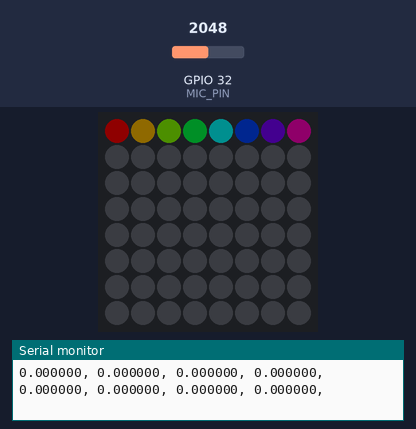
The sketch below on a simulated ESP32. Parts: 8×8 RGB LED matrix (first LED top left, wired row by row), the last lines printed to the serial monitor. Inputs (shaded band) come from the test bench; at power-on: GPIO 32 (MIC_PIN) = 2048. Dim RGB values are drawn brighter than linear.

Above: at 1.2 s.
1.3 s: GPIO 32 (MIC_PIN) set to 160
At 1.49 s:
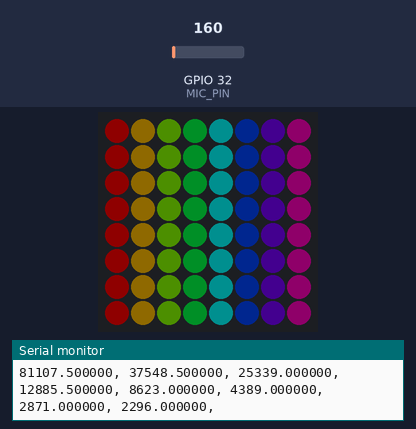
2.9 s: GPIO 32 (MIC_PIN) set to 240
At 3.09 s:
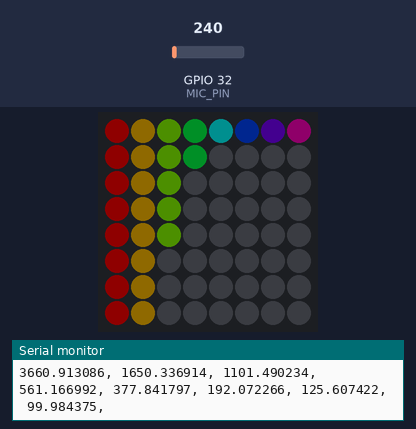
4.6 s: GPIO 32 (MIC_PIN) set to 0
At 4.85 s:
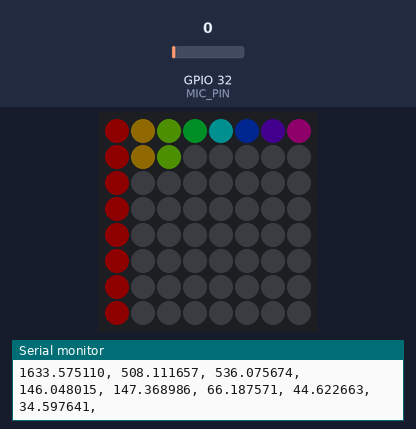
Timing chart, 0 to 7.6 s (numbered marks = the images above; inputs shaded):
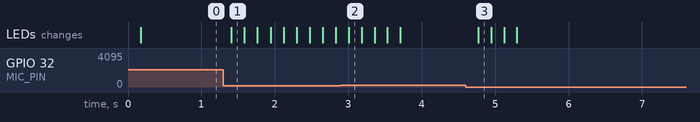

The sketch:

music_visualizer.ino
```cpp
#include <arduinoFFT.h>
#include <Adafruit_NeoPixel.h>
#include <stdint.h>

// Micorphone pins
const int MIC_PIN = 32;
const int GAIN_PIN = 5;

//
const uint32_t SAMPLING_FREQUENCY = 40000;
const uint32_t SAMPLING_PERIOD_uS = (1.0 / SAMPLING_FREQUENCY) * 1000000; // Sampling period in microseconds
const int SAMPLE_COUNT = 1024; // Muset be a power of two
const int USABLE_MAGNITUDE_COUNT = SAMPLE_COUNT / 2;

// Declare Arduino FFT Object
double vReal[SAMPLE_COUNT];
double vImag[SAMPLE_COUNT];
ArduinoFFT<double> FFT = ArduinoFFT<double>(vReal, vImag, SAMPLE_COUNT, SAMPLING_FREQUENCY);

// FFT Processing
const double MAGNITUDE_SCALE_FACTOR =200.0;
const double MAGNITUDE_THRESHOLD = 200.0;


const int PIXEL_COUNT = 64;
const int PIXEL_PIN = 13;
const uint8_t PIXEL_BRIGHTNESS = 15;
static Adafruit_NeoPixel pixels(PIXEL_COUNT, PIXEL_PIN, NEO_GRB + NEO_KHZ800);
const uint16_t PIXEL_ROWS = 8;
const uint16_t PIXEL_COLUMNS = 8;


const size_t BINS_PER_COL = USABLE_MAGNITUDE_COUNT / PIXEL_COLUMNS;

static double multipliers[PIXEL_COLUMNS] = {0.9, 1, 1.5, 1.5, 2, 2.0, 2.5, 4};
static uint16_t binsPerColumn[PIXEL_COLUMNS] = {3, 4, 6, 12, 25, 47, 92, 323};

static double averageMagnitudes[PIXEL_COLUMNS];
static double runningAverageMagnitude[PIXEL_COLUMNS];
static uint16_t columnHeights[PIXEL_COLUMNS];
static uint32_t columnColors[PIXEL_COLUMNS];


static void setArrColor(uint16_t row, uint16_t col, uint32_t color);
static void initColumnColors();
static void averageBinsToColumns();
static void normalize();
static void runningAverage();
static uint16_t mapMagnitudeToHeight(int magnitude);
static void displayColumns();
void displayFFT();

static void setArrColor(uint16_t row, uint16_t col, uint32_t color) {
  row = min(row, static_cast <uint16_t>(PIXEL_ROWS - 1u));
  col = min(col, static_cast <uint16_t>(PIXEL_COLUMNS - 1u));

  uint16_t pixel;
  uint16_t corrected_col = (row%2) ? PIXEL_COLUMNS - 1 - col : col;
  pixel = row * PIXEL_COLUMNS + corrected_col;

  pixels.setPixelColor(pixel, color);
}

// Initialize the array which stores the colors for each channel
static void initColumnColors() {
  uint16_t hue;
  for(size_t i = 0; i < PIXEL_COLUMNS; i++) {
    hue = (0xffff/PIXEL_COLUMNS) * i;
    columnColors[i] = pixels.ColorHSV(hue, 255, 255);
  }
}


// Take all of the frequency bins and average them into PIXEL_COLUMNS number of groups.
static void averageBinsToColumns() {
    float diff;
    double avg_mag;
    uint16_t bin = 0;

    for(size_t i = 0; i < PIXEL_COLUMNS; i++) {
      averageMagnitudes[i] = 0;
      // Human perception of sound is not linear. We will group the lower frequency bins
      // in smaller groups.
      // This will provide a more visually pleasing affect, and be a little more
      // reflective of how the sound is perceived
      for(size_t j = 0; j < binsPerColumn[i]; j++) {
        averageMagnitudes[i] += vReal[bin] / binsPerColumn[i]; // / BINS_PER_COL;
        bin++;
      }
    }
}


// Normalize the values
// The FFT calculations result in the lower frequencies
// having higher magnitudes. To correct for that we
static void normalize(){
  for(uint16_t i = 0; i < PIXEL_COLUMNS; i++) {
    averageMagnitudes[i] *= multipliers[i];
  }
}


// Running average,
// Smooths out the magnitude changes over time.
static void runningAverage() {
  for(uint16_t col = 0; col < PIXEL_COLUMNS; col++) {
    runningAverageMagnitude[col] = (static_cast <int>(averageMagnitudes[col]) + runningAverageMagnitude[col])/ 2;
  }
  for(uint16_t i = 0; i < PIXEL_COLUMNS; i++) {
    Serial.printf("%lf, ", runningAverageMagnitude[i]);
   }
  Serial.println();
}


// Convert the magnitudes, which are a double, into a height, which is an integer
// Scale them
static uint16_t mapMagnitudeToHeight(int magnitude) {
  uint16_t corrected_magnitude;
  if (magnitude > MAGNITUDE_THRESHOLD) {
    corrected_magnitude = magnitude - MAGNITUDE_THRESHOLD;
  }
  else {
    corrected_magnitude = 0;
  }
  // uint16_t corrected_magnitude = (magnitude > MAGNITUDE_THRESHOLD) ? magnitude - MAGNITUDE_THRESHOLD : 0;
  uint16_t height = static_cast <uint16_t>( corrected_magnitude / MAGNITUDE_SCALE_FACTOR);
  return height;
}


// After the heights of each columns are calculated, we display the columns
// Each column has a color that was initialized from the start.
static void displayColumns() {
  uint16_t height;
  for(uint16_t col = 0; col < PIXEL_COLUMNS; col++) {
    height = mapMagnitudeToHeight(runningAverageMagnitude[col]);
    for(uint16_t row = 0; row < PIXEL_ROWS; row++) {
      if(row <= height) {
        setArrColor(row, col, columnColors[col]);
      }
      else {
        setArrColor(row, col, 0);
      }
    }
  }
  pixels.show();
  Serial.println();
}

// Process the FFT and display the results
void displayFFT() {
  averageBinsToColumns();
  normalize();
  runningAverage();
  displayColumns();
}


void setup() {
  // Initialize Serial communication (UART peripheral)
  Serial.begin(115200);
  // Configure the microphone pin as an input
  pinMode(MIC_PIN, INPUT);
  // Set the brightness
  pixels.setBrightness(PIXEL_BRIGHTNESS);
  // Initialize the pixels
  pixels.begin();
  // initialize the colors of the columns
  initColumnColors();
}

void loop() {
  uint32_t sampleStartTime;
  for(int i = 0; i < SAMPLE_COUNT; i++) {
    sampleStartTime = micros();
    vReal[i] = analogRead(MIC_PIN);
    vImag[i] = 0;
    while(micros() - sampleStartTime < SAMPLING_PERIOD_uS) {/*wait*/ }
  }
  FFT.dcRemoval();
  FFT.windowing(FFT_WIN_TYP_HAMMING, FFT_FORWARD);
  FFT.compute(FFT_FORWARD);
  FFT.complexToMagnitude();
  displayFFT();
}
```

Measured:
- after the input at 1.3 s, the LEDs: change after 0.11 s (image 1)
- after the input at 2.9 s, the LEDs: change after 0.10 s (image 2)
- after the input at 4.6 s, the LEDs: change after 0.17 s (image 3)
